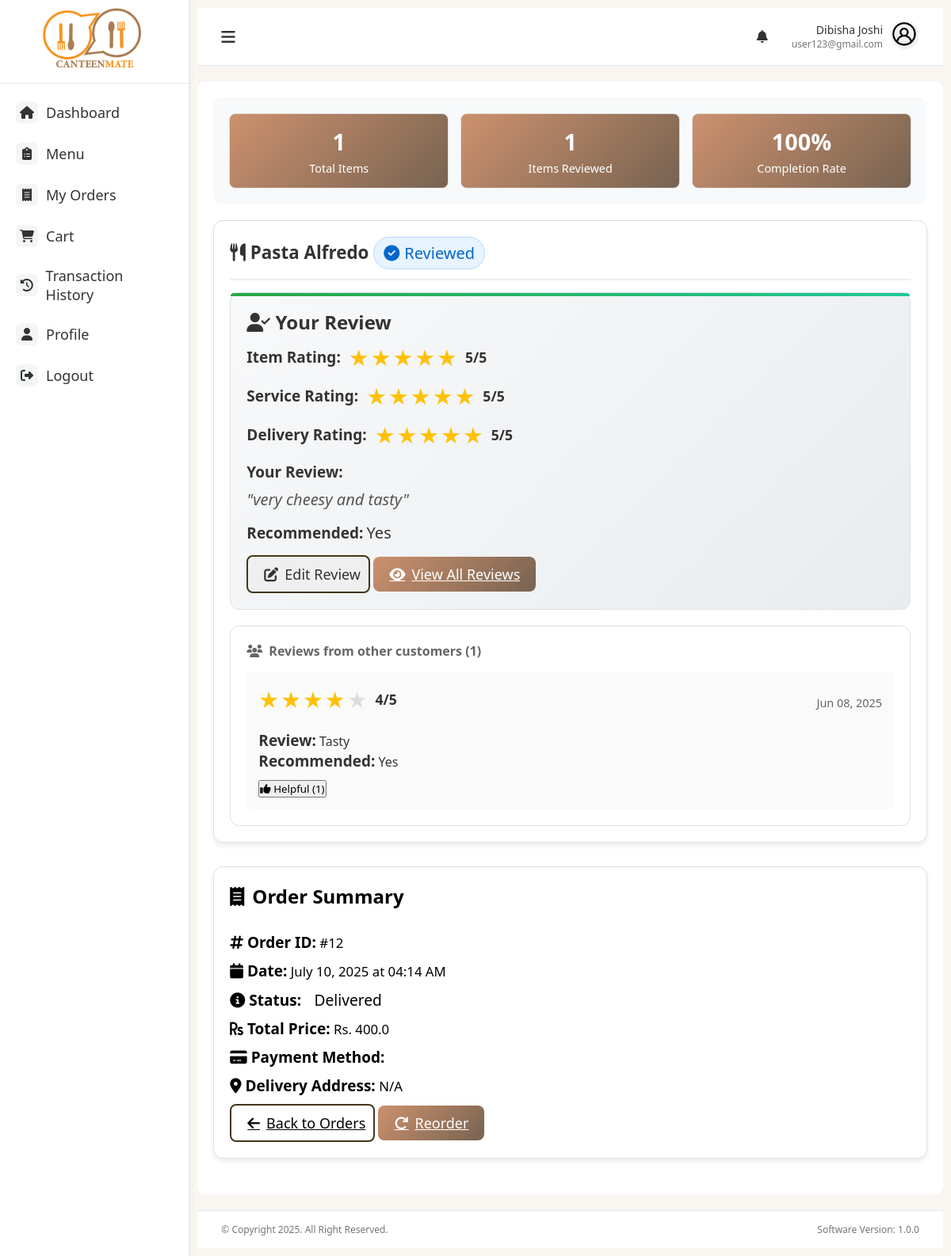
Page /order/12/review (signed in) on the earlier database version.
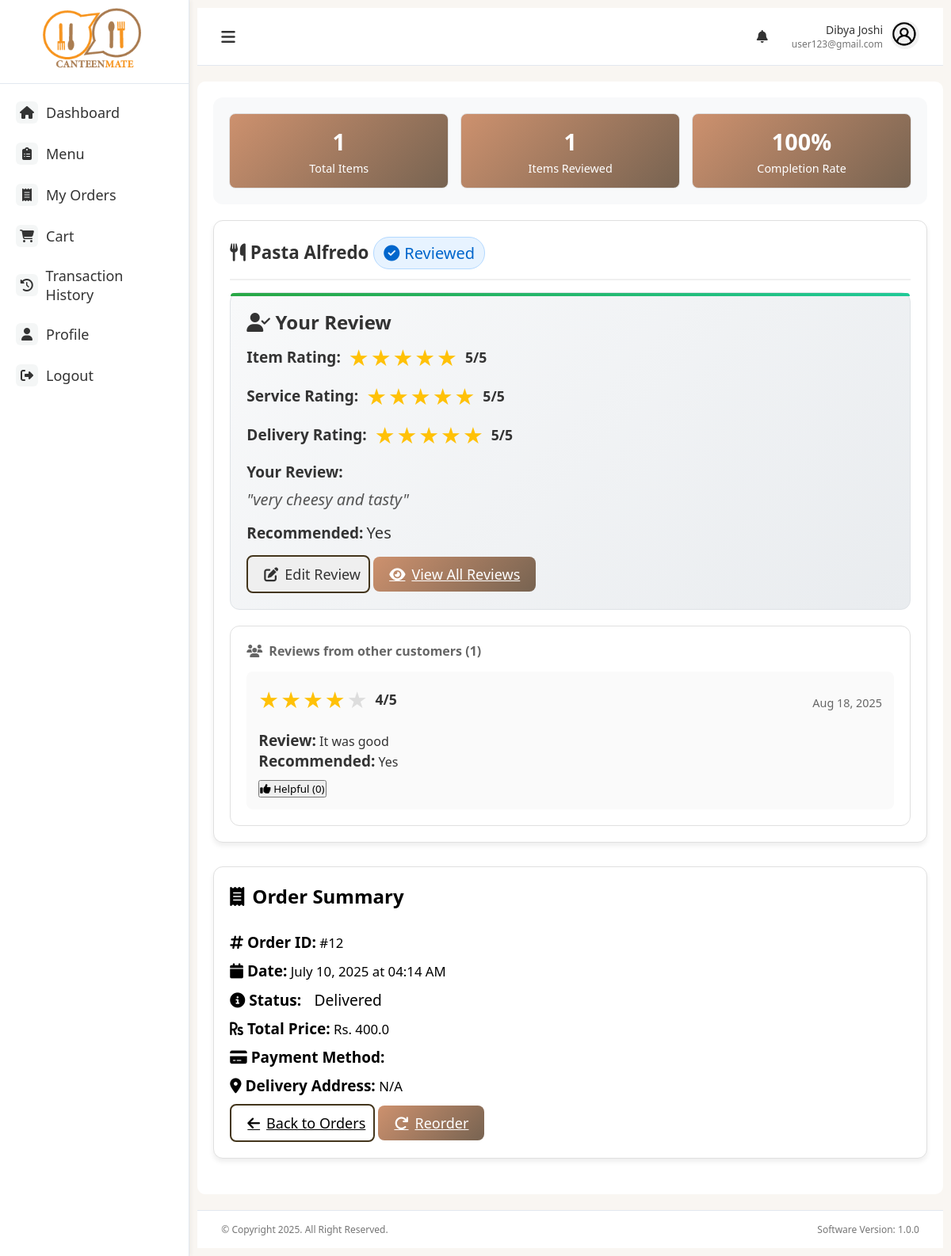
Same page on the later database version.
### models.py (models this page shows, shortened)
class User(db.Model):
    id = db.Column(db.Integer, primary_key=True)
    fullname = db.Column(db.String(100), nullable=False)
    email = db.Column(db.String(100), unique=True, nullable=False)
    password = db.Column(db.String(200), nullable=False)
    role = db.Column(db.String(20), nullable=False)
    phone = db.Column(db.String(10))
    created_at = db.Column(db.DateTime, server_default=db.func.now())

class OrderItem(db.Model):
    id = db.Column(db.Integer, primary_key=True)
    order_id = db.Column(db.Integer, db.ForeignKey('order.id'), nullable=False)
    item_id = db.Column(db.Integer, db.ForeignKey('items.id'), nullable=False)
    name = db.Column(db.String(100), nullable=False)
    quantity = db.Column(db.Integer, nullable=False)
    price = db.Column(db.Float, nullable=False)
    item = db.relationship('Item', backref='order_items')

class Review(db.Model):
    __tablename__ = 'reviews'
    id = db.Column(db.Integer, primary_key=True)
    user_id = db.Column(db.Integer, db.ForeignKey('user.id'), nullable=False)
    order_id = db.Column(db.Integer, db.ForeignKey('order.id'), nullable=False)
    item_id = db.Column(db.Integer, db.ForeignKey('items.id'), nullable=False)
    rating = db.Column(db.Integer, nullable=False)  # 1-5 stars
    comment = db.Column(db.Text)
    service_rating = db.Column(db.Integer)  # Optional: 1-5 stars for service
    delivery_rating = db.Column(db.Integer)  # Optional: 1-5 stars for delivery
    would_recommend = db.Column(db.Boolean, default=True)
    is_verified = db.Column(db.Boolean, default=True)  # Verified purchase
    helpful_count = db.Column(db.Integer, default=0)  # How many found it helpful
    created_at = db.Column(db.DateTime, default=datetime.utcnow)
    updated_at = db.Column(db.DateTime, default=datetime.utcnow, onupdate=datetime.utcnow)
    user = db.relationship('User', backref=db.backref('reviews', lazy=True))
    order = db.relationship('Order', backref=db.backref('reviews', lazy=True))
    item = db.relationship('Item', backref=db.backref('reviews', lazy=True))

### main.py (the view)
@app.route('/order/<int:order_id>/review')
@login_required
def review_order(order_id):
    user_id = session.get('user_id')
    order = Order.query.filter_by(id=order_id, user_id=user_id).first_or_404()
    reviewed_items = db.session.query(Review.item_id).filter_by(
        order_id=order_id,
        user_id=user_id
    ).all()
    reviewed_item_ids = [item.item_id for item in reviewed_items]
    user_reviews = Review.query.filter_by(
        order_id=order_id,
        user_id=user_id
    ).all()
    reviews_by_item = {review.item_id: review for review in user_reviews}
    other_reviews = {}
    for item in order.items:
        other_user_reviews = Review.query.filter(
            Review.item_id == item.item_id,
            Review.user_id != user_id,
            Review.is_verified == True
        ).order_by(Review.created_at.desc()).limit(5).all()
        other_reviews[item.item_id] = other_user_reviews
    user = User.query.get(user_id)
    return render_template('review_order.html',
                         order=order,
                         reviewed_item_ids=reviewed_item_ids,
                         reviews_by_item=reviews_by_item,
                         other_reviews=other_reviews,
                         user=user)

### main.py (called while the page is built)
def login_required(view):
    @functools.wraps(view)
    def wrapped_view(**kwargs):
        if 'user_id' not in session:
            flash('Please log in to access this page', 'warning')
            return redirect(url_for('login'))
        return view(**kwargs)
    return wrapped_view

@app.context_processor
def inject_new_orders_count():
    count = Order.query.filter_by(status='pending').count()
    print(count)
    return dict(new_orders_count=count)

### models.py (called while the page is built)
    @property
    def delivery_address(self):
        parts = [self.building, self.floor]
        return ', '.join([p for p in parts if p]) or "N/A"

    @property
    def total_price(self):
        return sum(item.quantity * item.price for item in self.items)

### templates/review_order.html (shortened to what the changed rows need)
{% extends "base.html" %}
{% block content %}
<div class="review-container">
    {% for item in order.items %}
    <div class="card review-card" id="item_{{ item.item_id }}">
        <div class="review-header">
            <div>
                <i class="fas fa-utensils"></i> {{ item.name }}
                {% if item.item_id in reviewed_item_ids %}
                    <span class="review-badge verified">
                        <i class="fas fa-check-circle"></i> Reviewed
                    </span>
                {% else %}
                    <span class="review-badge pending">
                        <i class="fas fa-clock"></i> Pending Review
                    </span>
                {% endif %}
            </div>
        </div>
        {% if reviewed_item_ids and item.item_id in reviewed_item_ids %}
            {% set review = reviews_by_item[item.item_id] %}
            <div class="existing-review">
                <h2 style="padding-bottom:8px;"><i class="fas fa-user-check"></i> Your Review</h2>
                <div class="rating-display">
                    <strong>Item Rating:</strong>
                    <div class="rating-stars">
                        {% for i in range(1, 6) %}
                            <span class="star {{ 'active' if i <= review.rating else 'empty' }}">★</span>
                        {% endfor %}
                    </div>
                    <span class="rating-value">{{ review.rating }}/5</span>
                </div>
                {% if review.service_rating %}
                    <div class="rating-display">
                        <strong>Service Rating:</strong>
                        <div class="rating-stars">
                            {% for i in range(1, 6) %}
                                <span class="star {{ 'active' if i <= review.service_rating else 'empty' }}">★</span>
                            {% endfor %}
                        </div>
                        <span class="rating-value">{{ review.service_rating }}/5</span>
                    </div>
                {% endif %}
                {% if review.delivery_rating %}
                    <div class="rating-display">
                        <strong>Delivery Rating:</strong>
                        <div class="rating-stars">
                            {% for i in range(1, 6) %}
                                <span class="star {{ 'active' if i <= review.delivery_rating else 'empty' }}">★</span>
                            {% endfor %}
                        </div>
                        <span class="rating-value">{{ review.delivery_rating }}/5</span>
                    </div>
                {% endif %}
                <div style="margin-top: 15px;">
                    <strong>Your Review:</strong>
                    <p style="margin-top: 8px; font-size:20px;font-style: italic; color: #555;">
                        "{{ review.comment or 'No comment provided.' }}"
                    </p>
                </div>
                <div style="margin-top: 15px;">
                    <strong>Recommended:</strong>
                    <span style="font-size:20px;" class="badge {{ 'bg-success' if review.would_recommend else 'bg-warning' }}">
                        {{ 'Yes' if review.would_recommend else 'No' }}
                    </span>
                </div>
                <div style="margin-top: 15px;">
                    <button class="btn-enhanced btn-outline-enhanced" onclick="editReview({{ item.item_id }})">
                        <i class="fas fa-edit"></i> Edit Review
                    </button>
                    <a href="{{ url_for('item_reviews', item_id=item.item_id) }}" class="btn-enhanced btn-primary-enhanced">
                        <i class="fas fa-eye"></i> View All Reviews
                    </a>
                </div>
            </div>
        {% endif %}
        {% if other_reviews[item.item_id] %}
            <div class="other-reviews">
                <h6><i class="fas fa-users"></i> Reviews from other customers ({{ other_reviews[item.item_id]|length }})</h6>
                {% for review in other_reviews[item.item_id][:3] %}
                    <div class="review-item">
                        <div class="review-meta">
                            <div class="rating-display">
                                <div class="rating-stars">
                                    {% for i in range(1, 6) %}
                                        <span class="star {{ 'active' if i <= review.rating else 'empty' }}">★</span>
                                    {% endfor %}
                                </div>
                                <span class="rating-value">{{ review.rating }}/5</span>
                            </div>
                            <div class="review-date">
                                {{ review.created_at.strftime('%b %d, %Y') if review.created_at else 'Recently' }}
                            </div>
                        </div>
                        <div><strong>Review:</strong> {{ review.comment or 'No comment provided.' }}</div>
                        <div><strong>Recommended:</strong>
                            <span class="badge {{ 'bg-success' if review.would_recommend else 'bg-warning' }}">
                                {{ 'Yes' if review.would_recommend else 'No' }}
                            </span>
                        </div>
                        <div style="margin-top: 10px;">
                            <button class="btn btn-sm btn-outline-primary helpful-btn"
                                    onclick="markHelpful({{ review.id }}, true)"
                                    data-review-id="{{ review.id }}">
                                <i class="fas fa-thumbs-up"></i> Helpful ({{ review.helpful_count or 0 }})
                            </button>
                        </div>
                    </div>
                {% endfor %}
            </div>
        {% endif %}
    </div>
    {% endfor %}
    <div class="card review-card order-summary-card">
        <div class="card-body">
            <div class="row">
                <div class="col-md-6 mb-3">
                    <p><strong><i class="fas fa-rupee-sign"></i> Total Price:</strong> Rs. {{ order.total_price }}</p>
                    <p><strong><i class="fas fa-credit-card"></i> Payment Method:</strong> {{ order.payment_method|title }}</p>
                    <p><strong><i class="fas fa-map-marker-alt"></i> Delivery Address:</strong> {{ order.delivery_address }}</p>
                </div>
            </div>
        </div>
    </div>
</div>
{% endblock %}

### templates/base.html (shortened to what this page needs)
<!DOCTYPE html>
<html lang="en">
<head>
    <link rel="stylesheet" href="https://cdnjs.cloudflare.com/ajax/libs/font-awesome/6.4.0/css/all.min.css">
    <link href="https://cdnjs.cloudflare.com/ajax/libs/font-awesome/6.4.0/css/all.min.css" rel="stylesheet">
    <link rel="stylesheet" href="{{ url_for('static', filename='css/styles.css') }}">
</head>
<body>
    <div class="container">
        <div class="sidebar">
            <div class="logo">
                <img src="{{ url_for('static', filename='img/logo.png') }}" alt="Canteen Logo">
            </div>
            <div class="sidebar-menu">
                <a href="{{ url_for('user_dashboard') }}" class="side-menu-item {% if active_page == 'dashboard' %}active{% endif %}">
                    <div class="menu-icon"><i class="fas fa-home"></i></div>
                    <div class="menu-text">Dashboard</div>
                </a>
                <a href="{{ url_for('user_menu')}}" class="side-menu-item {% if active_page == 'menu' %}active{% endif %}">
                    <div class="menu-icon"><i class="fas fa-clipboard-list"></i></div>
                    <div class="menu-text">Menu</div>
                </a>
                <a href="{{ url_for('orders') }}" class="side-menu-item {% if active_page == 'orders' %}active{% endif %}">
                    <div class="menu-icon"><i class="fas fa-receipt"></i></div>
                    <div class="menu-text">My Orders</div>
                </a>
                <a href="{{ url_for('cart')}}" class="side-menu-item {% if active_page == 'cart' %}active{% endif %}">
                    <div class="menu-icon"><i class="fas fa-shopping-cart"></i></div>
                    <div class="menu-text">Cart</div>
                </a>
                <a href="{{ url_for('transaction')}}" class="side-menu-item {% if active_page == 'transaction' %}active{% endif %}">
                    <div class="menu-icon"><i class="fas fa-history"></i></div>
                    <div class="menu-text">Transaction History</div>
                </a>
                <a href="{{ url_for('profile')}}" class="side-menu-item {% if active_page == 'profile' %}active{% endif %}">
                    <div class="menu-icon"><i class="fas fa-user"></i></div>
                    <div class="menu-text">Profile</div>
                </a>
                <a href="{{ url_for('logout') }}" class="side-menu-item {% if active_page == 'logout' %}active{% endif %}">
                    <div class="menu-icon"><i class="fas fa-sign-out-alt"></i></div>
                    <div class="menu-text">Logout</div>
                </a>
            </div>
        </div>
        <div class="main-content">
            <div class="top-nav">
                <button class="btn nav-toggle" onclick="document.querySelector('.sidebar').classList.toggle('active')">
                    <i class="fas fa-bars"></i>
                </button>
                <div class="user-menu">
                    <div class="notifications" id="notificationBtn">
                        <i class="fas fa-bell"></i>
                    </div>
                    <div class="user-profile">
                        <div class="user-info">
                            <div class="user-name">{{ user.fullname }}</div>
                            <div class="user-email">{{ user.email }}</div>
                        </div>
                        <div class="user-avatar">
                            <img src="{{ url_for('static', filename='img/user.png') }}" alt="User Avatar">
                        </div>
                    </div>
                </div>
            </div>
            <div class="page-content">
                {% block content %}{% endblock %}
            </div>
            <div class="footer">
                <p>© Copyright 2025. All Right Reserved.</p>
                <p>Software Version: 1.0.0</p>
            </div>
        </div>
    </div>
</body>
</html>

Differences in the rows shown:
removed Review: rating "4", created_at "Jun 08, 2025", comment "Tasty", would_recommend "Yes", helpful_count "1"
changed User "user123@gmail.com": fullname "Dibisha Joshi" → "Dibya Joshi"
changed OrderItem "Pasta Alfredo": gains Review (rating "4", created_at "Aug 18, 2025", comment "It was good", would_recommend "Yes", helpful_count "0")
